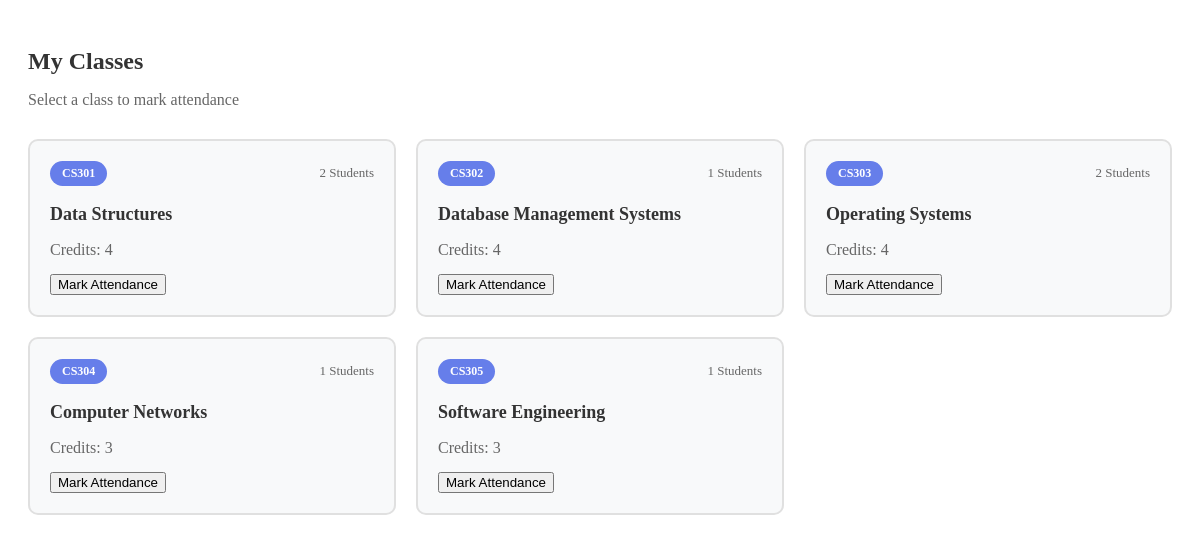
The page /faculty/classes (signed in) on the database its author committed.
### tables this page shows
CREATE TABLE subjects (
            id INTEGER PRIMARY KEY AUTOINCREMENT,
            subject_code TEXT UNIQUE NOT NULL,
            subject_name TEXT NOT NULL,
            credits INTEGER NOT NULL
        );

### app.py (the view)
@app.route('/faculty/classes')
@login_required
def faculty_classes():
    if session['user_type'] != 'faculty':
        return {'error': 'Unauthorized'}, 403
    conn = get_db_connection()
    classes = conn.execute('''
        SELECT
            s.id,
            s.subject_code,
            s.subject_name,
            s.credits,
            COUNT(DISTINCT st.id) as student_count
        FROM subjects s
        LEFT JOIN attendance a ON s.id = a.subject_id
        LEFT JOIN students st ON a.student_id = st.id
        GROUP BY s.id
    ''').fetchall()
    conn.close()
    return render_template('faculty_classes_popup.html', classes=classes)

### app.py (called while the page is built)
def get_db_connection():
    conn = sqlite3.connect(DATABASE)
    conn.row_factory = sqlite3.Row  # This allows us to access columns by name
    return conn

def login_required(f):
    @wraps(f)
    def decorated_function(*args, **kwargs):
        if 'user_id' not in session:
            flash('Please log in to access this page.', 'warning')
            return redirect(url_for('login'))
        return f(*args, **kwargs)
    return decorated_function

### templates/faculty_classes_popup.html (shortened to what this page needs)
<div class="popup-container">
    <h2> My Classes</h2>
    <p>Select a class to mark attendance</p>
    <div class="classes-grid">
        {% for class in classes %}
        <div class="class-card">
            <div class="class-header">
                <span class="subject-code">{{ class.subject_code }}</span>
                <span class="student-count">
                     {{ class.student_count }} Students
                </span>
            </div>
            <h3>{{ class.subject_name }}</h3>
            <p>Credits: {{ class.credits }}</p>
            <button class="btn btn-primary btn-sm" onclick="markAttendance({{ class.id }})">
                 Mark Attendance
            </button>
        </div>
        {% endfor %}
    </div>
</div>

### templates/faculty_classes_popup.html (style rules this page uses)
.popup-container { padding: 20px; }
.popup-container h2 { margin-bottom: 10px; color: #333; }
.popup-container>p { color: #666; margin-bottom: 30px; }
.classes-grid { display: grid; grid-template-columns: repeat(auto-fill, minmax(280px, 1fr)); gap: 20px; }
.class-card { background: #f8f9fa; padding: 20px; border-radius: 10px; border: 2px solid #e0e0e0; transition: all 0.3s; }
.class-header { display: flex; justify-content: space-between; align-items: center; margin-bottom: 15px; }
.subject-code { background: #667eea; color: white; padding: 5px 12px; border-radius: 15px; font-size: 12px; font-weight: 600; }
.student-count { color: #666; font-size: 13px; }
.class-card h3 { font-size: 18px; margin-bottom: 10px; color: #333; }
.class-card p { color: #666; margin-bottom: 15px; }

### rows shown on the page
subjects: subject_code "CS301", student_count "2", subject_name "Data Structures", credits "4"
subjects: subject_code "CS302", student_count "1", subject_name "Database Management Systems", credits "4"
subjects: subject_code "CS303", student_count "2", subject_name "Operating Systems", credits "4"
subjects: subject_code "CS304", student_count "1", subject_name "Computer Networks", credits "3"
subjects: subject_code "CS305", student_count "1", subject_name "Software Engineering", credits "3"
